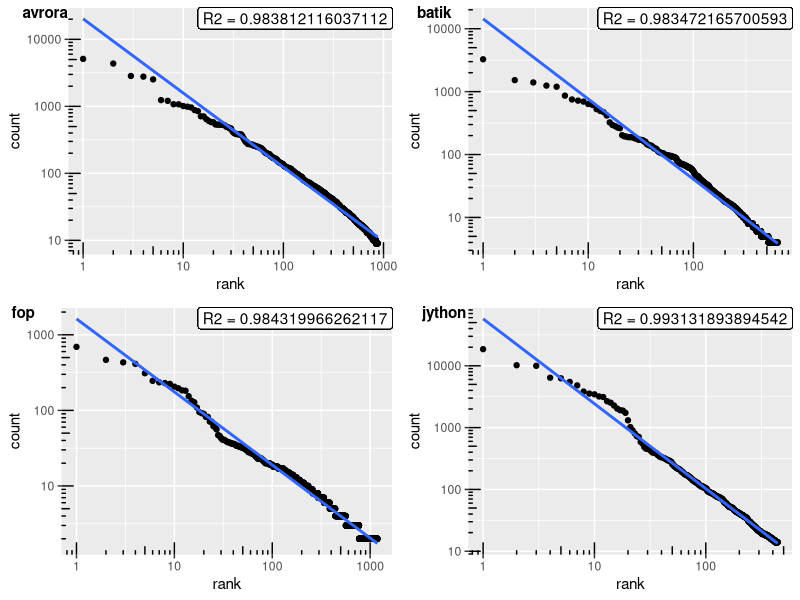

Source code (R):
#!/usr/bin/env Rscript
library("ggplot2")
library("ggpubr")

avrora <- read.table("table/avrora.csv", head = TRUE, sep = ",")
batik <- read.table("table/batik.csv", head = TRUE, sep = ",")
fop <- read.table("table/fop.csv", head = TRUE, sep = ",")
jython <- read.table("table/jython.csv", head = TRUE, sep = ",")

regression <- function(data) {
    y <- data$count
    x <- data$rank
    m <- lm(log10(y) ~ log10(x))
    p <- ggplot(data, aes(x = rank, y = count)) + geom_point() +
        geom_smooth(method = "lm", se = FALSE) +
        geom_label(data = data,
                   aes(x = Inf, y = Inf,
                       label = paste("R2 =", summary(m)$r.squared, sep = " ")),
                   hjust = 1, vjust = 1) +
        scale_y_log10() +
        scale_x_log10() +
        annotation_logticks(sides = "lb")
                                        # Log base 10 scale + log ticks (on left and bottom side)
    return(p)
}

p_avrora <- regression(avrora)
p_batik <- regression(batik)
p_fop <- regression(fop)
p_jython <- regression(jython)

pdf("output/dacapo.pdf")

ggarrange(p_avrora, p_batik, p_fop, p_jython,
          ncol = 2, nrow = 2,
          labels = c("avrora", "batik", "fop", "jython"),
          font.label=list(color="black", size=11))
